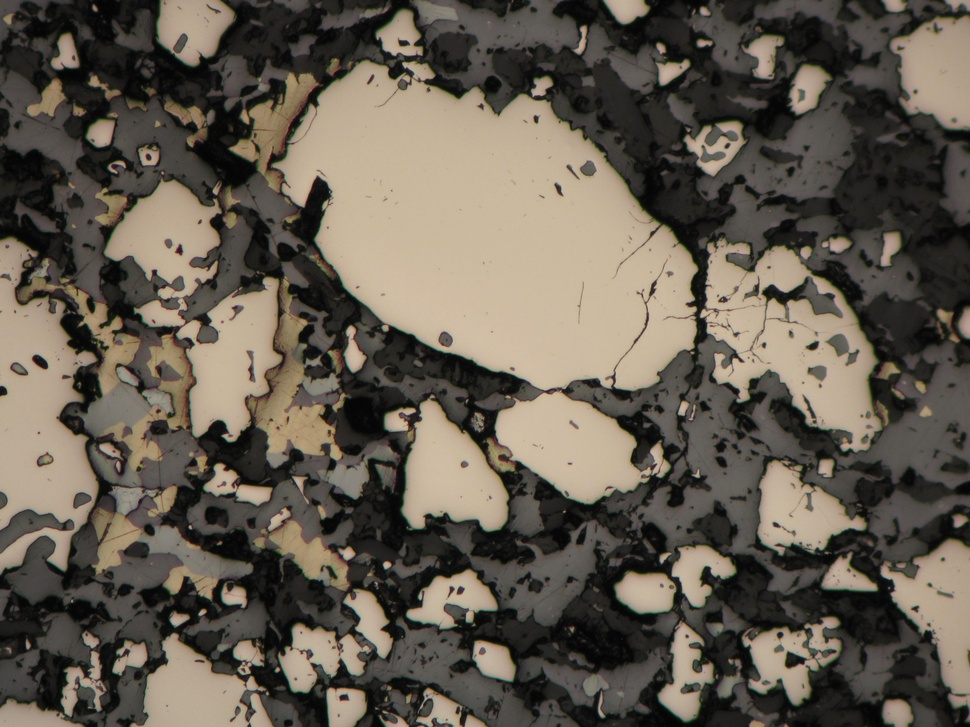
#> input picture 10.jpg, 970 x 727 px, shrunk from 3396 x 2547 before the run
$ python aberration.py
#> lines starting #> are read from the running program, lines starting #| are printed output that depends on the picture; after the words box and inside, x2 and y2 are one past the last pixel; in counts of white or black regions, pixels touching at a corner belong together
from scipy import ndimage
import numpy as np
import matplotlib.pyplot as plt
from skimage import io

T1 = 30
T2 = 30

img = io.imread('10.jpg')
#> img is the input picture: shape (727, 970, 3); mean R, G, B 99, 91.2, 79.7
img = img.astype(np.int32)

height, width = img.shape[:2]
#> height = 727; width = 970

red_channel = img[:, :, 0]
green_channel = img[:, :, 1]
blue_channel = img[:, :, 2]

D_R = red_channel - green_channel
D_B = blue_channel - green_channel
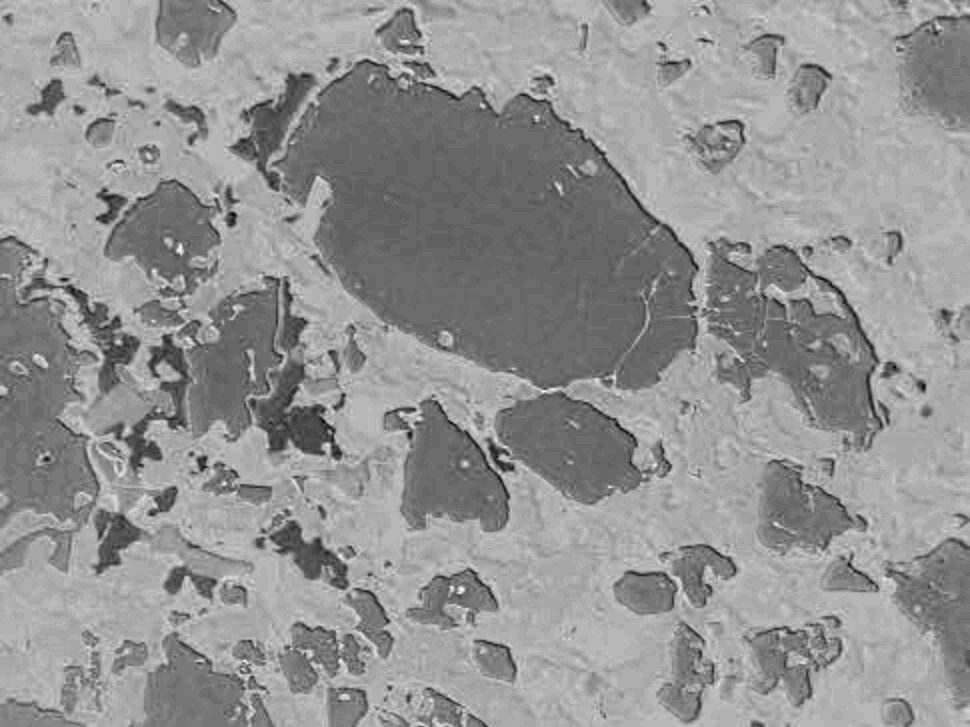
#> D_B: shape (727, 970) int32; min -59, max 23, mean -11.5; drawn with min black and max white

grad_x_red = ndimage.sobel(red_channel, axis=1)
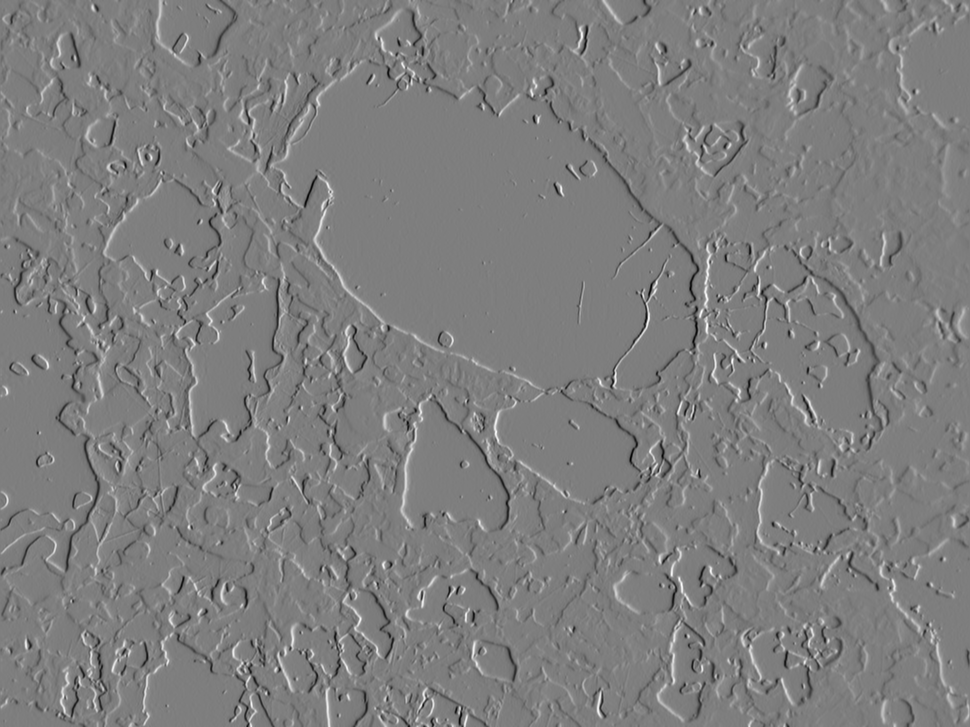
#> grad_x_red: shape (727, 970) int32; min -578, max 587, mean 0; drawn with min black and max white
grad_x_green = ndimage.sobel(green_channel, axis=1)
grad_x_blue = ndimage.sobel(blue_channel, axis=1)


processed_mask = np.zeros(green_channel.shape, dtype=bool)
initial_points = np.argwhere(np.abs(grad_x_green) >= T1)
#> initial_points = 195581 pairs, first value 0 to 726, second value 0 to 969

corrected_img = img.copy()

for p in initial_points:
    px, py = p
    if processed_mask[px, py]:
        continue

    s_p = np.sign(grad_x_green[px, py])

    def H(x, y):
        return max(s_p * grad_x_red[x, y],
               	   s_p * grad_x_green[x, y],
                   s_p * grad_x_blue[x, y])

    m, n = 0, 0

    for i in range(px - 1, -1, -1):
    	if H(i, py) >= T2:
    		m += 1
    	else:
    		break

    for i in range(px + 1, grad_x_green.shape[0]):
        if H(i, py) >= T2:
            n += 1
        else:
            break

    l_p = (max(0, px - m), py)
    r_p = (min(grad_x_green.shape[0] - 1, px + n), py)
    y = py
    for x in range(l_p[0], r_p[0] + 1):
        if D_R[x, y] > max(D_R[l_p], D_R[r_p]):
            corrected_img[x, y, 0] = max(D_R[l_p], D_R[r_p]) + green_channel[x, y]
        if D_R[x, y] < min(D_R[l_p], D_R[r_p]):
            corrected_img[x, y, 0] = min(D_R[l_p], D_R[r_p]) + green_channel[x, y]

        if D_B[x, y] > max(D_B[l_p], D_B[r_p]):
            corrected_img[x, y, 2] = max(D_B[l_p], D_B[r_p]) + green_channel[x, y]
        if D_B[x, y] < min(D_B[l_p], D_B[r_p]):
            corrected_img[x, y, 2] = min(D_B[l_p], D_B[r_p]) + green_channel[x, y]
        processed_mask[x, y] = True
#> this loop made 195581 passes
#> (py, s_p, l_p, r_p, y) on passes 1 to 3: (22, -1, (0, 22), (9, 22), 22), (23, -1, (0, 23), (9, 23), 23), (30, 1, (0, 30), (1, 30), 30)
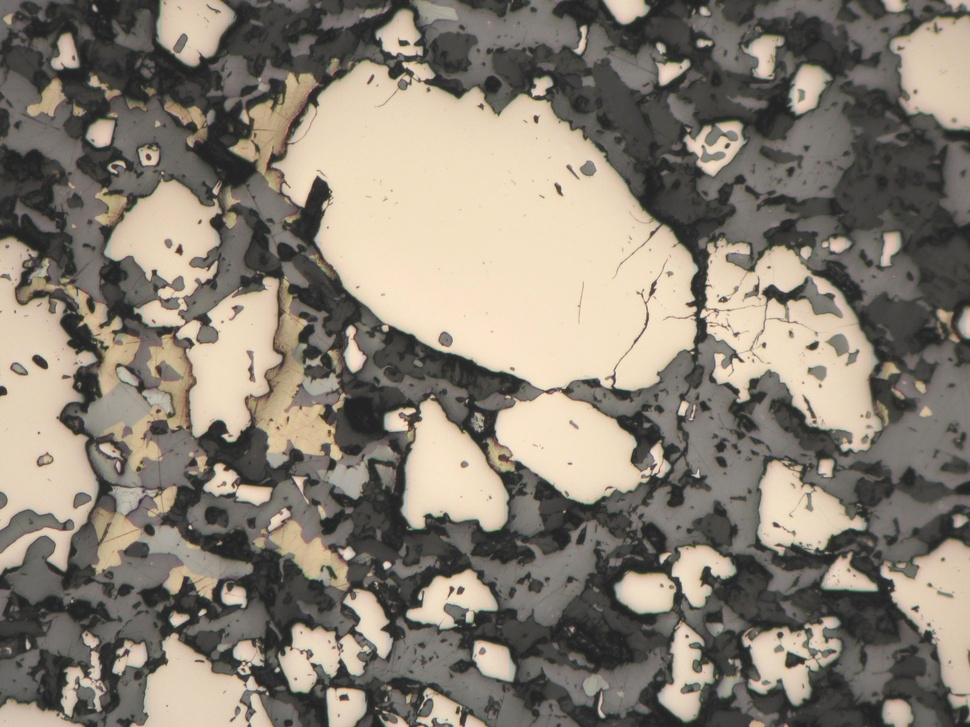
#> corrected_img: shape (727, 970, 3) int32; mean R, G, B 99, 91.2, 80; drawn with min black and max white
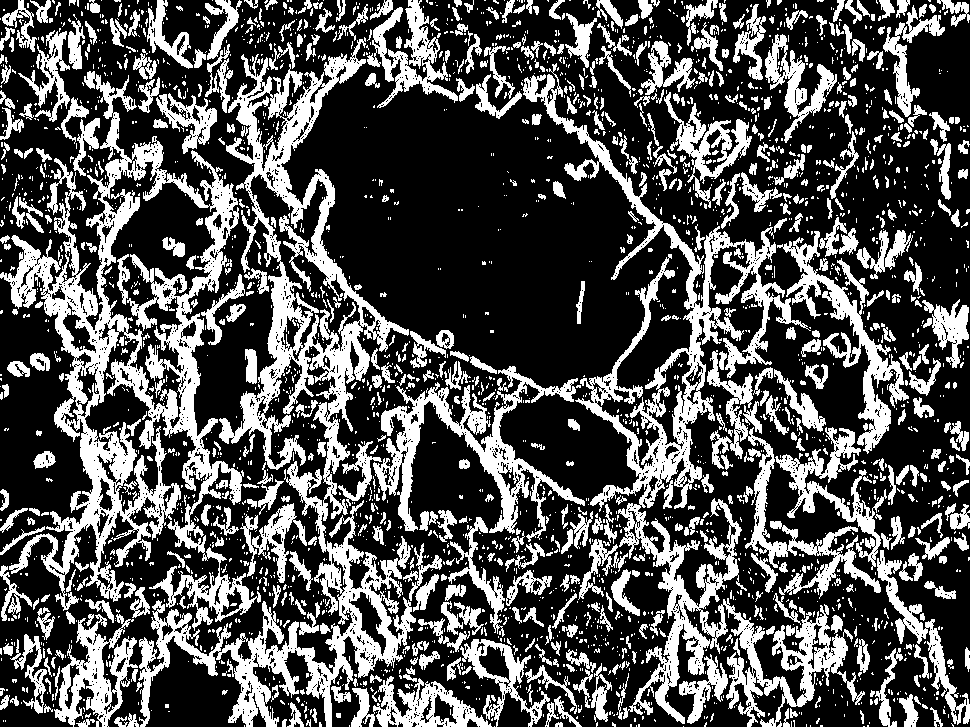
#> processed_mask: shape (727, 970) bool; 32.3% white; 2803 white regions (2164 under 20 px), largest, box (x1, y1, x2, y2) and area: (138, 37, 416, 727) 34663, (0, 71, 261, 631) 34539, (523, 63, 865, 727) 29089
img = np.clip(corrected_img, 0, 255)


red_channel = img[:, :, 0]
green_channel = img[:, :, 1]
blue_channel = img[:, :, 2]

D_R = red_channel - green_channel
D_B = blue_channel - green_channel

grad_y_red = ndimage.sobel(red_channel, axis=0)
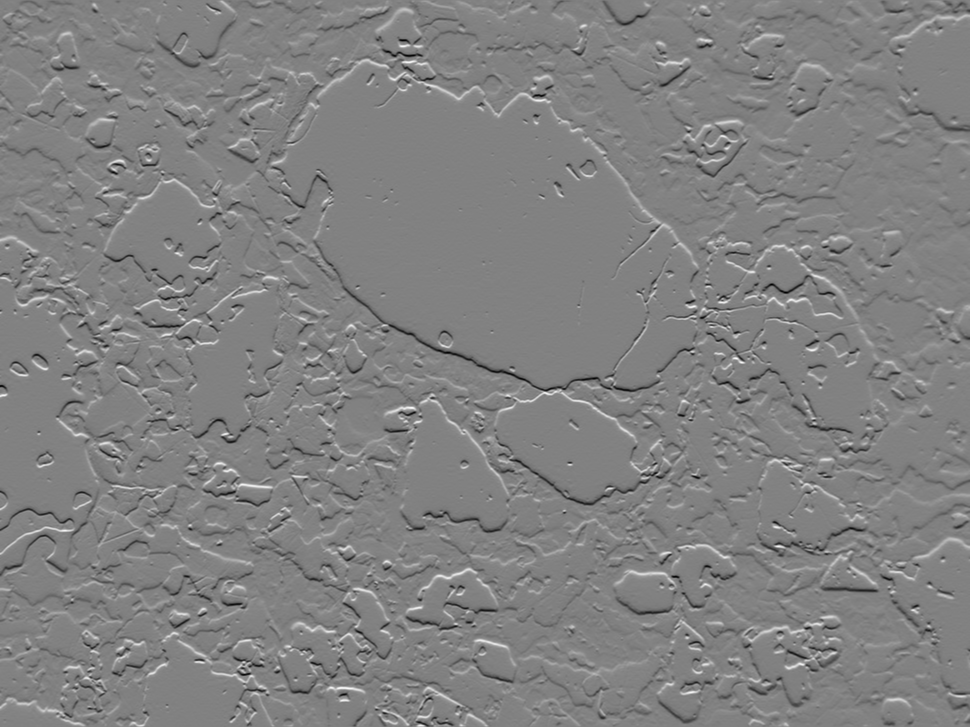
#> grad_y_red: shape (727, 970) int32; min -581, max 563, mean 0.3; drawn with min black and max white
grad_y_green = ndimage.sobel(green_channel, axis=0)
grad_y_blue = ndimage.sobel(blue_channel, axis=0)

processed_mask = np.zeros(green_channel.shape, dtype=bool)
initial_points = np.argwhere(np.abs(grad_y_green) >= T1)
#> initial_points = 199146 pairs, first value 0 to 726, second value 0 to 969

corrected_img = img.copy()

for p in initial_points:
    px, py = p
    if processed_mask[px, py]:
        continue

    s_p = np.sign(grad_y_green[px, py])

    def H(x, y):
        return max(s_p * grad_y_red[x, y],
               	   s_p * grad_y_green[x, y],
                   s_p * grad_y_blue[x, y])

    m, n = 0, 0

    for i in range(py - 1, -1, -1):
    	if H(px, i) >= T2:
    		m += 1
    	else:
    		break

    for i in range(py + 1, grad_y_green.shape[1]):
        if H(px, i) >= T2:
            n += 1
        else:
            break

    l_p = (px, max(0, py - m))
    r_p = (px, min(grad_x_green.shape[1] - 1, py + n))
    x = px
    for y in range(l_p[1], r_p[1] + 1):
        if D_R[x, y] > max(D_R[l_p], D_R[r_p]):
            corrected_img[x, y, 0] = max(D_R[l_p], D_R[r_p]) + green_channel[x, y]
        if D_R[x, y] < min(D_R[l_p], D_R[r_p]):
            corrected_img[x, y, 0] = min(D_R[l_p], D_R[r_p]) + green_channel[x, y]

        if D_B[x, y] > max(D_B[l_p], D_B[r_p]):
            corrected_img[x, y, 2] = max(D_B[l_p], D_B[r_p]) + green_channel[x, y]
        if D_B[x, y] < min(D_B[l_p], D_B[r_p]):
            corrected_img[x, y, 2] = min(D_B[l_p], D_B[r_p]) + green_channel[x, y]
        processed_mask[x, y] = True
#> this loop made 199146 passes
#> (p, py) on passes 2 to 4: ([0, 24], 24), ([0, 25], 25), ([0, 26], 26)
#> corrected_img: shape (727, 970, 3) int32; mean R, G, B 98.9, 91.2, 80.2
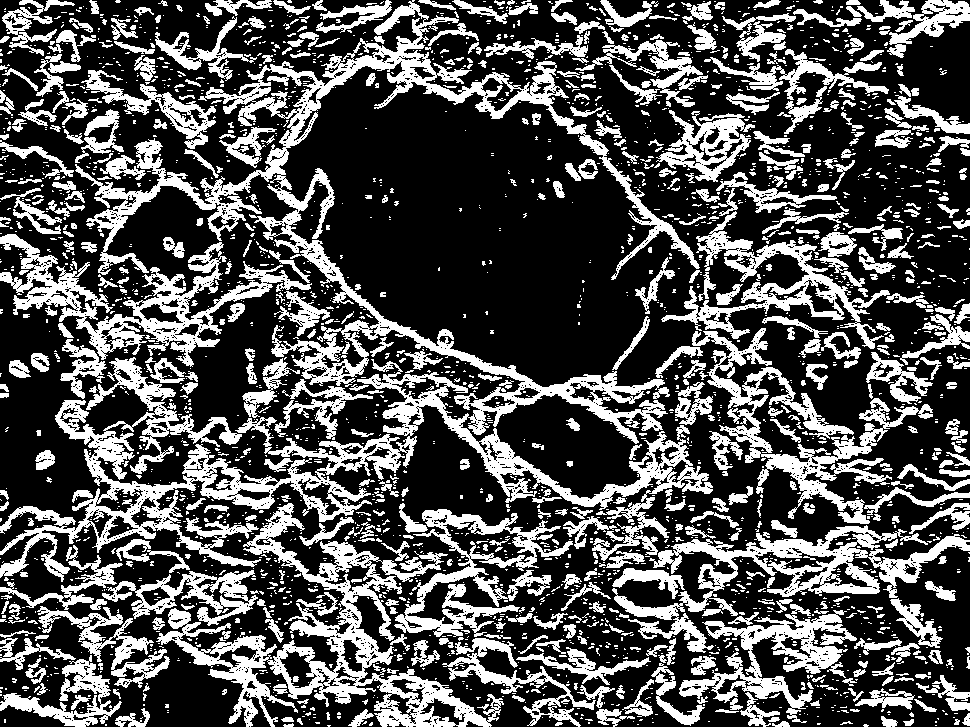
#> processed_mask: shape (727, 970) bool; 32% white; 2614 white regions (2015 under 20 px), largest, box (x1, y1, x2, y2) and area: (0, 0, 713, 582) 55389, (156, 503, 504, 727) 16020, (612, 525, 970, 653) 9941
corrected_img = np.clip(corrected_img, 0, 255)

io.imsave("10_test.jpg", corrected_img.astype(np.uint8))

$ run again, with 39.jpg copied over 10.jpg
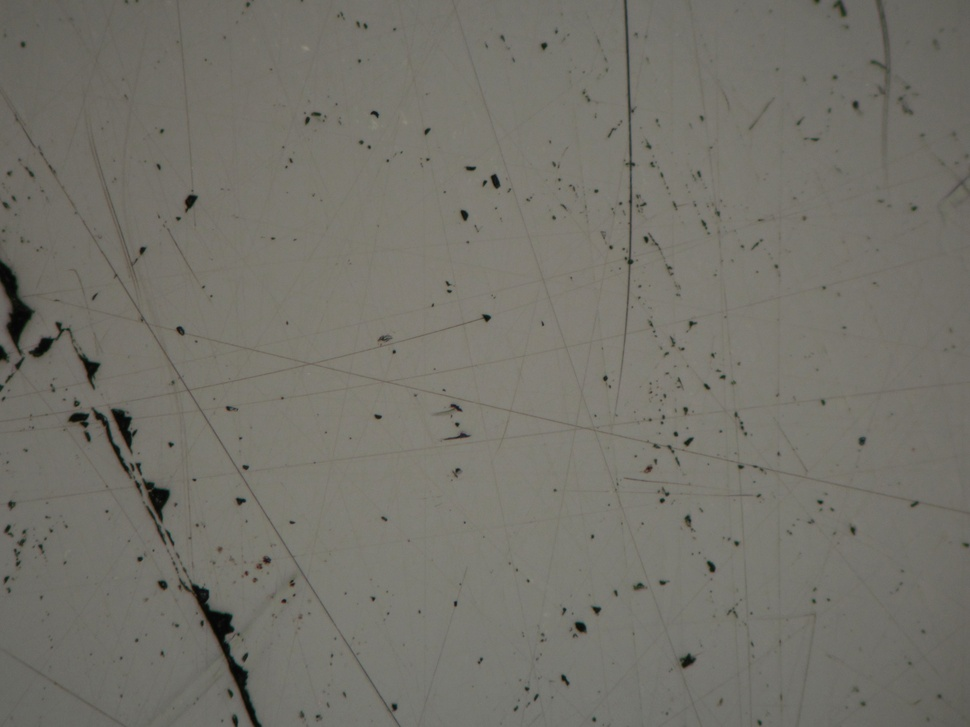
#> input picture 39.jpg, 970 x 727 px, shrunk from 3396 x 2547 before the run
#> img is the input picture: shape (727, 970, 3); mean R, G, B 115.8, 114.1, 106.2
#> `initial_points = np.argwhere(np.abs(grad_x_green) >= T1)`: initial_points = 37267 pairs, first value 0 to 726, second value 0 to 969
#> the loop `for p in initial_points:` made 37267 passes
#> (px, py, s_p, r_p, y) on passes 1 to 3: (0, 123, -1, (3, 123), 123), (0, 124, -1, (3, 124), 124), (0, 125, -1, (3, 125), 125)
#> after the loop `for p in initial_points:`:
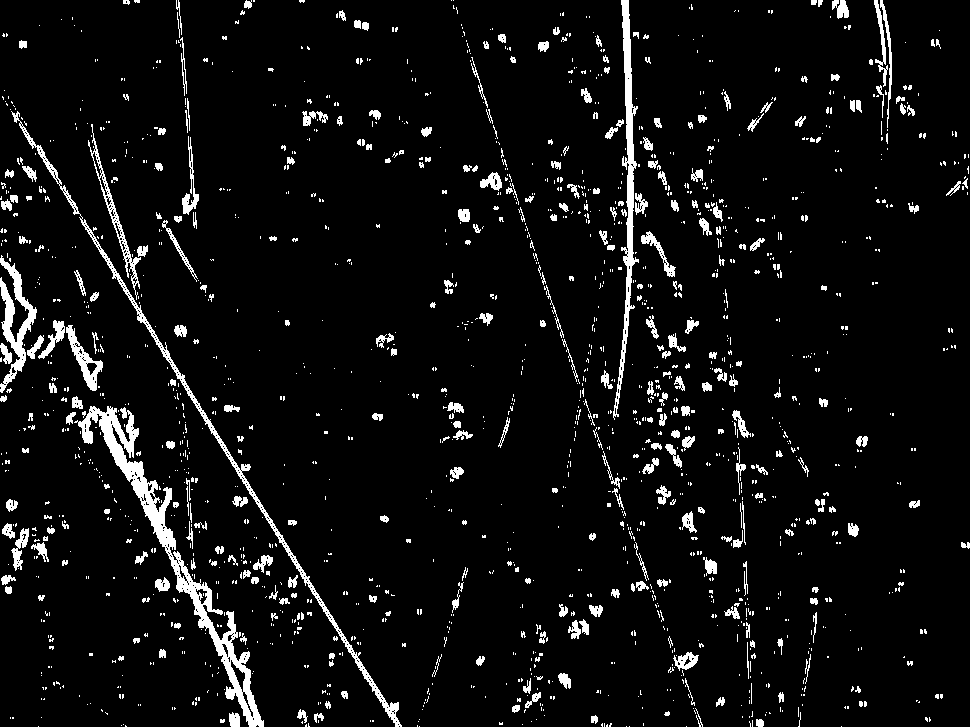
#> processed_mask: shape (727, 970) bool; 6% white; 1739 white regions (1410 under 20 px), largest, box (x1, y1, x2, y2) and area: (74, 406, 264, 727) 6238, (11, 111, 402, 727) 3257, (613, 0, 639, 420) 2601
#> `initial_points = np.argwhere(np.abs(grad_y_green) >= T1)`: initial_points = 32666 pairs, first value 0 to 726, second value 0 to 969
#> the loop `for p in initial_points:` made 32666 passes
#> (px, py) on passes 3, 5, 6: (0, 253), (0, 301), (0, 302)
#> after the loop `for p in initial_points:`:
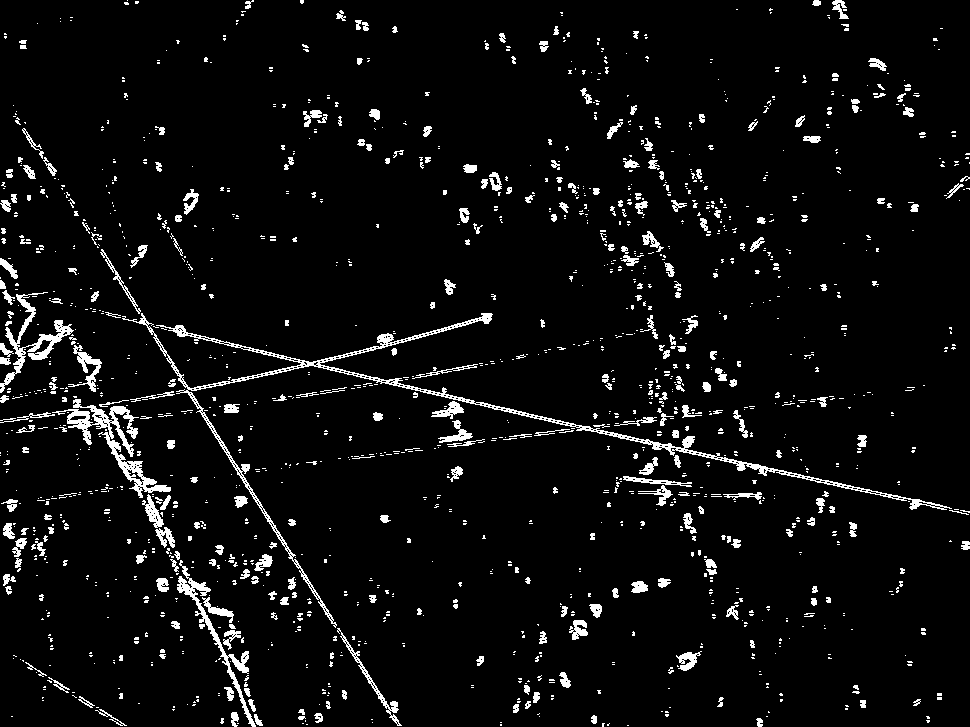
#> processed_mask: shape (727, 970) bool; 5.1% white; 1574 white regions (1263 under 20 px), largest, box (x1, y1, x2, y2) and area: (122, 313, 952, 628) 5557, (52, 399, 171, 498) 2194, (0, 292, 74, 393) 1325
